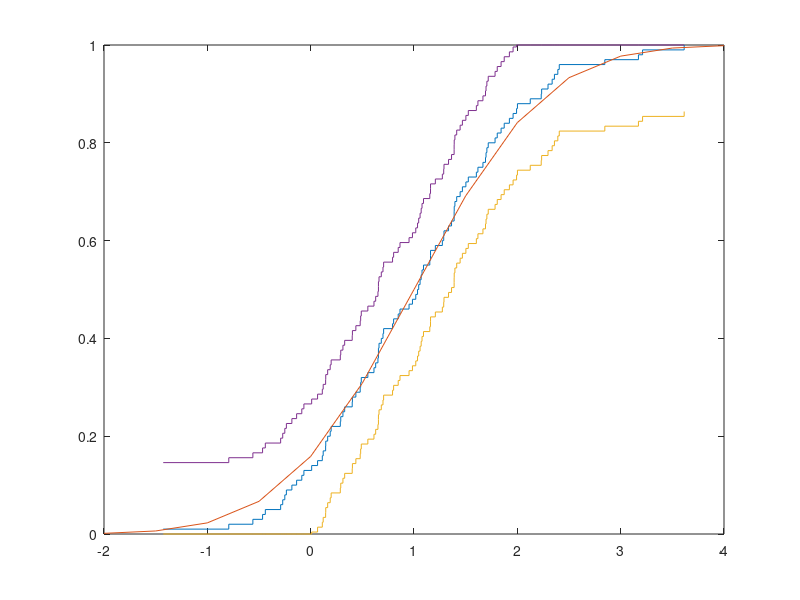

MATLAB code for this plot:
pkg load statistics

function res = test(mu, sigma, n)
    X = sort(normrnd(mu, sigma, n, 1));
    dist = -1;
    for i=1:n
        X_i = X(i, 1);
        F_X_i = normcdf(X_i, mu, sigma);
        current_val = max(abs(F_X_i  - i / n), abs(F_X_i - (i - 1) / n));
        dist = max(dist, current_val);
    endfor
    res = dist * sqrt(n);
endfunction

n = 100;
mu = 1;
sigma = 1;

t = mu - 3 * sigma : 0.5 : mu + 3 * sigma;
F_x = normcdf(t, mu, sigma);

X = sort(normrnd(mu, sigma, n, 1));
F_n = 1 / n : 1 / n : 1;
[a, b] = stairs(X, F_n);

u = 1.36;
delta = u / sqrt(n); % ? * T
plot(a, b, t, F_x, a, max(b - delta, 0), a, min(b + delta, 1))

total = 0;
% kolmogorov
for i=1:10^2
    a = test(mu, sigma, 100);
    if (a >= 0.95)
        total += 1;
    endif
endfor
